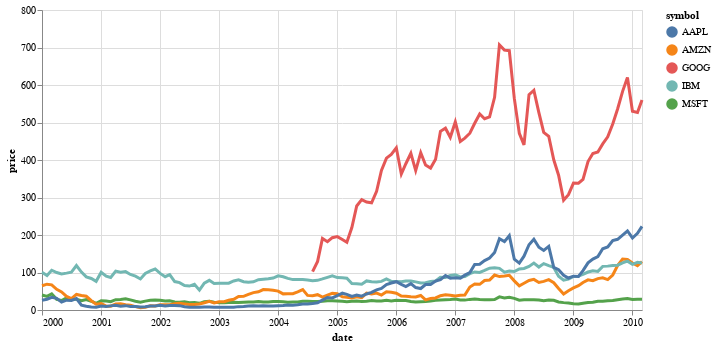

Notebook cell for this chart:
### Code cell
import altair as alt
from vega_datasets import data

source = data.stocks()

highlight = alt.selection(type='single', on='mouseover',
                          fields=['symbol'], nearest=True)

base = alt.Chart(source).encode(
    x='date:T',
    y='price:Q',
    color='symbol:N'
)

points = base.mark_circle().encode(
    opacity=alt.value(0)
).add_selection(
    highlight
).properties(
    width=600
)

lines = base.mark_line().encode(
    size=alt.condition(~highlight, alt.value(1), alt.value(3))
)

points + lines

### Figure 1 — Vega-Lite specification as saved in the notebook (floating-point values rounded to 4 significant figures; data arrays with more than 128 entries replaced by an {"elided": "..."} marker saying what was removed)
{"config": {"view": {"continuousWidth": 400, "continuousHeight": 300}}, "layer": [{"mark": "circle", "encoding": {"color": {"type": "nominal", "field": "symbol"}, "opacity": {"value": 0}, "x": {"type": "temporal", "field": "date"}, "y": {"type": "quantitative", "field": "price"}}, "selection": {"selector002": {"type": "single", "on": "mouseover", "fields": ["symbol"], "nearest": true}}, "width": 600}, {"mark": "line", "encoding": {"color": {"type": "nominal", "field": "symbol"}, "size": {"condition": {"value": 1, "selection": {"not": "selector002"}}, "value": 3}, "x": {"type": "temporal", "field": "date"}, "y": {"type": "quantitative", "field": "price"}}}], "data": {"name": "data-96e857a61c6b623bafe23440d582a500"}, "$schema": "https://vega.github.io/schema/vega-lite/v4.8.1.json", "datasets": {"data-96e857a61c6b623bafe23440d582a500": {"elided": "560 records"}}}
